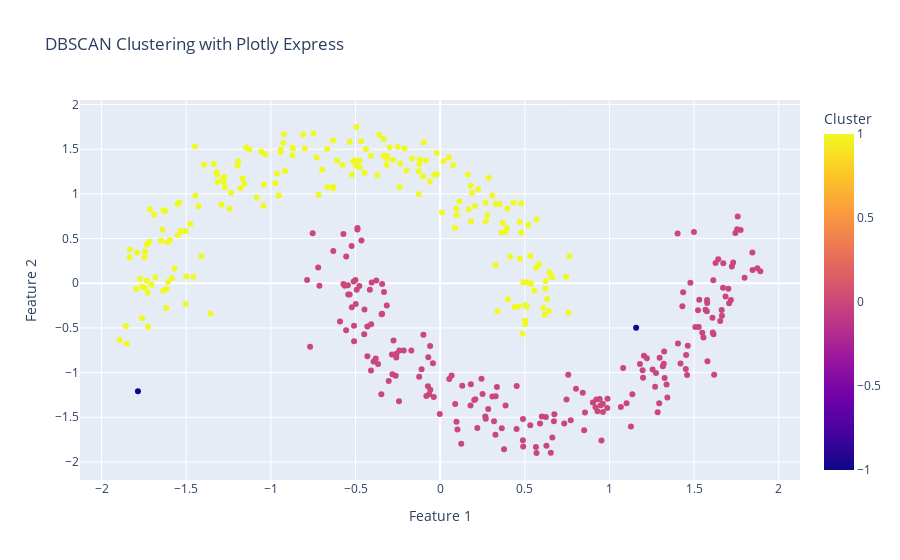

Source (notebook cell):
### Code cell
import plotly.express as px  # Importation de la bibliothèque Plotly Express pour la visualisation interactive
import pandas as pd  # Importation de la bibliothèque pandas pour la manipulation des données


# Application de l'algorithme DBSCAN
clustering = DBSCAN(eps=0.3, min_samples=5).fit(X)

# Extraction des étiquettes de cluster
labels = clustering.labels_

# Création d'un DataFrame avec les données groupées par cluster
df_clusters = pd.DataFrame({'Feature 1': X[:, 0], 'Feature 2': X[:, 1], 'Cluster': labels})

# Visualisation des clusters à l'aide d'un nuage de points interactif avec Plotly Express
fig = px.scatter(df_clusters, x='Feature 1', y='Feature 2', color='Cluster',
                 title='DBSCAN Clustering with Plotly Express',
                )
fig.show()

### Figure 1 — Plotly figure (JSON) as saved in the notebook; plotly's stock layout.template omitted (floating-point values rounded to 4 significant figures; data arrays with more than 128 entries replaced by an {"elided": "..."} marker saying what was removed)
{"data": [{"hovertemplate": "Feature 1=%{x}<br>Feature 2=%{y}<br>Cluster=%{marker.color}<extra></extra>", "legendgroup": "", "marker": {"color": {"elided": "400 int values"}, "coloraxis": "coloraxis", "symbol": "circle"}, "mode": "markers", "name": "", "orientation": "v", "showlegend": false, "type": "scatter", "x": {"elided": "400 float values"}, "xaxis": "x", "y": {"elided": "400 float values"}, "yaxis": "y"}], "layout": {"autosize": true, "coloraxis": {"colorbar": {"title": {"text": "Cluster"}}, "colorscale": [[0, "#0d0887"], [0.1111, "#46039f"], [0.2222, "#7201a8"], [0.3333, "#9c179e"], [0.4444, "#bd3786"], [0.5556, "#d8576b"], [0.6667, "#ed7953"], [0.7778, "#fb9f3a"], [0.8889, "#fdca26"], [1, "#f0f921"]]}, "dragmode": "zoom", "legend": {"tracegroupgap": 0}, "title": {"text": "DBSCAN Clustering with Plotly Express"}, "xaxis": {"anchor": "y", "autorange": false, "domain": [0, 1], "range": [-2.127, 2.126], "title": {"text": "Feature 1"}, "type": "linear"}, "yaxis": {"anchor": "x", "autorange": false, "domain": [0, 1], "range": [-2.202, 2.051], "title": {"text": "Feature 2"}, "type": "linear"}}}
